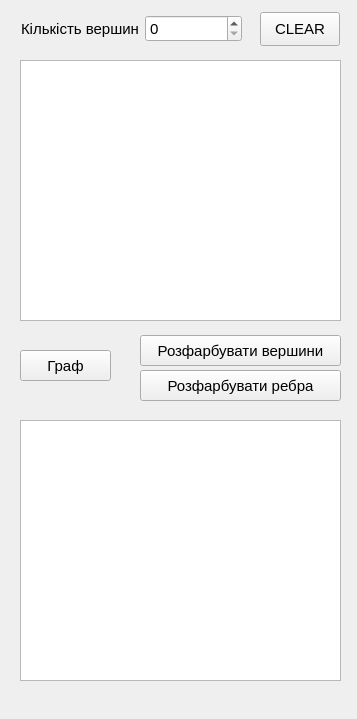
<?xml version="1.0" encoding="UTF-8"?>
<ui version="4.0">
 <class>MainWindow</class>
 <widget class="QMainWindow" name="MainWindow">
  <property name="geometry">
   <rect>
    <x>0</x>
    <y>0</y>
    <width>357</width>
    <height>719</height>
   </rect>
  </property>
  <property name="maximumSize">
   <size>
    <width>357</width>
    <height>719</height>
   </size>
  </property>
  <property name="windowTitle">
   <string>MainWindow</string>
  </property>
  <widget class="QWidget" name="centralwidget">
   <widget class="QTableWidget" name="tableSum">
    <property name="geometry">
     <rect>
      <x>20</x>
      <y>60</y>
      <width>321</width>
      <height>261</height>
     </rect>
    </property>
    <property name="font">
     <font>
      <pointsize>11</pointsize>
     </font>
    </property>
   </widget>
   <widget class="QPushButton" name="pushButton">
    <property name="geometry">
     <rect>
      <x>260</x>
      <y>12</y>
      <width>80</width>
      <height>34</height>
     </rect>
    </property>
    <property name="font">
     <font>
      <family>Nirmala UI</family>
      <pointsize>11</pointsize>
     </font>
    </property>
    <property name="text">
     <string>CLEAR</string>
    </property>
   </widget>
   <widget class="QPushButton" name="pushButton_2">
    <property name="geometry">
     <rect>
      <x>20</x>
      <y>350</y>
      <width>91</width>
      <height>31</height>
     </rect>
    </property>
    <property name="font">
     <font>
      <family>Nirmala UI</family>
      <pointsize>11</pointsize>
     </font>
    </property>
    <property name="text">
     <string>Граф</string>
    </property>
   </widget>
   <widget class="QGraphicsView" name="graphicsView">
    <property name="geometry">
     <rect>
      <x>20</x>
      <y>420</y>
      <width>321</width>
      <height>261</height>
     </rect>
    </property>
   </widget>
   <widget class="QWidget" name="layoutWidget">
    <property name="geometry">
     <rect>
      <x>21</x>
      <y>11</y>
      <width>221</width>
      <height>36</height>
     </rect>
    </property>
    <layout class="QHBoxLayout" name="horizontalLayout">
     <item>
      <widget class="QLabel" name="label">
       <property name="font">
        <font>
         <family>Nirmala UI</family>
         <pointsize>11</pointsize>
        </font>
       </property>
       <property name="text">
        <string>Кількість вершин</string>
       </property>
      </widget>
     </item>
     <item>
      <widget class="QSpinBox" name="spinBox">
       <property name="font">
        <font>
         <family>Nirmala UI</family>
         <pointsize>11</pointsize>
        </font>
       </property>
       <property name="maximum">
        <number>1000</number>
       </property>
      </widget>
     </item>
    </layout>
   </widget>
   <widget class="QListWidget" name="listWidget">
    <property name="geometry">
     <rect>
      <x>640</x>
      <y>60</y>
      <width>61</width>
      <height>581</height>
     </rect>
    </property>
    <property name="font">
     <font>
      <family>Nirmala UI</family>
      <pointsize>11</pointsize>
     </font>
    </property>
   </widget>
   <widget class="QPushButton" name="pushButton_4">
    <property name="geometry">
     <rect>
      <x>140</x>
      <y>335</y>
      <width>201</width>
      <height>31</height>
     </rect>
    </property>
    <property name="font">
     <font>
      <family>Nirmala UI</family>
      <pointsize>11</pointsize>
     </font>
    </property>
    <property name="text">
     <string>Розфарбувати вершини</string>
    </property>
   </widget>
   <widget class="QPushButton" name="pushButton_5">
    <property name="geometry">
     <rect>
      <x>140</x>
      <y>370</y>
      <width>201</width>
      <height>31</height>
     </rect>
    </property>
    <property name="font">
     <font>
      <family>Nirmala UI</family>
      <pointsize>11</pointsize>
     </font>
    </property>
    <property name="text">
     <string>Розфарбувати ребра</string>
    </property>
   </widget>
  </widget>
  <widget class="QMenuBar" name="menubar">
   <property name="geometry">
    <rect>
     <x>0</x>
     <y>0</y>
     <width>357</width>
     <height>25</height>
    </rect>
   </property>
  </widget>
 </widget>
 <resources/>
 <connections/>
</ui>
